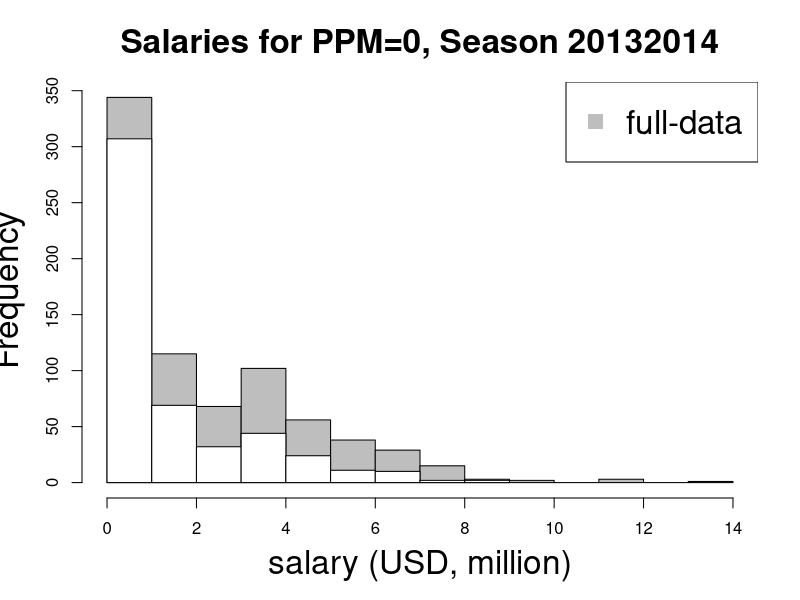
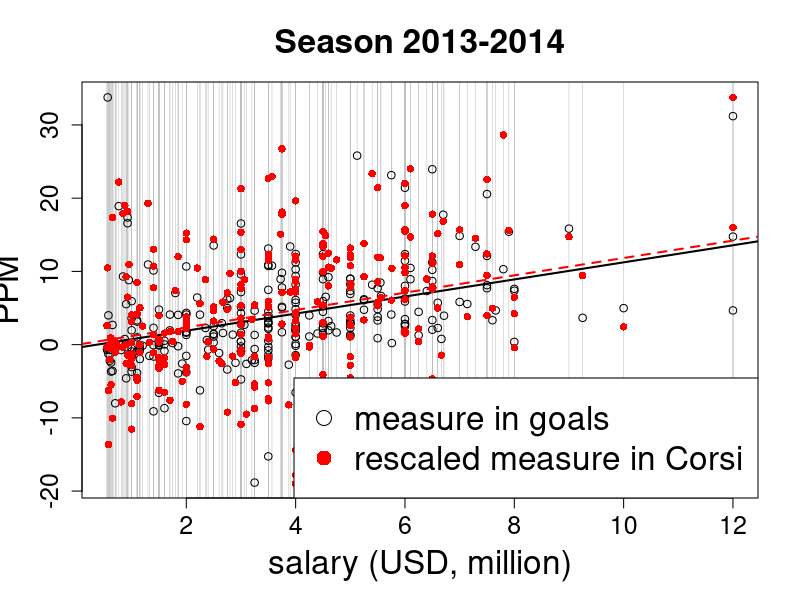
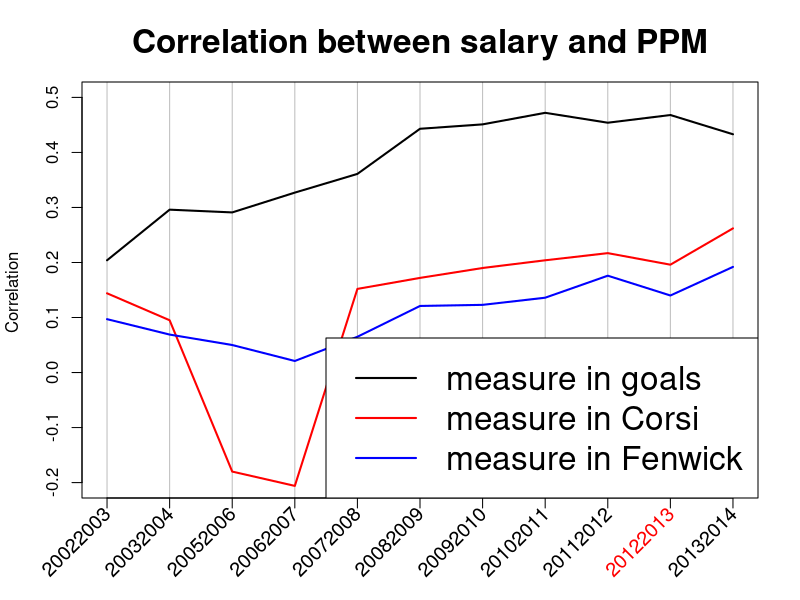

Source code (R) for these figures, in order:
# Copyright (C) 2015, Matt Taddy and Robert B Gramacy and Sen Tian
# comparison between salary and performance
setwd("/Users/Sen/Documents/hockey_new")

# read performances
perf_goals <- read.csv("results/performance-goals.csv")
rownames(perf_goals) <- paste(perf_goals$player,perf_goals$season,sep="_")
perf_corsi <- read.csv("results/performance-corsi.csv")
rownames(perf_corsi) <- paste(perf_corsi$player,perf_corsi$season,sep="_")
perf_fenwick <- read.csv("results/performance-fenwick.csv")
rownames(perf_fenwick) <- paste(perf_fenwick$player,perf_fenwick$season,sep="_")

# common players
common <- intersect(intersect(rownames(perf_goals),rownames(perf_corsi)),rownames(perf_fenwick))
# build a new data frame
perf <- data.frame(player=perf_goals[common,]$player,season=perf_goals[common,]$season,ppm.goals=perf_goals[common,]$ppm.avg, ppm.corsi=perf_corsi[common,]$ppm.avg, ppm.fenwick=perf_fenwick[common,]$ppm.avg, row.names=common)

# seasons
seasons <- levels(factor(perf_goals$season))
## read salary
salary <- read.table("data/nhlsalaries.txt", 
                     sep="|", header=TRUE,quote="",as.is=TRUE,row.names=1)
rownames(salary)[rownames(salary)=="ANDREI_KASTSITSYN"] <- "ANDREI_KOSTITSYN"
rownames(salary)[rownames(salary)=="P. J._AXELSSON"] <- "P.J._AXELSSON"
colnames(salary) <- c(seasons,"total")

milperyear <- unlist(salary[,seasons])
names(milperyear) <- paste(rownames(salary), 
                           rep(seasons,each=nrow(salary)),
                           sep="_")
milperyear <- milperyear[match(rownames(perf),names(milperyear))]
names(milperyear) <- rownames(perf)

## who doesn't have salary? 
nosal <- which(is.na(milperyear)| milperyear==0)
(length(nosal))
head(perf[nosal,])
## remove them from calculations
perf <- perf[-nosal,]
milperyear <- milperyear[-nosal]
## add salary to the data frame 
perf <- cbind(perf,salary=milperyear)

perf_s <- perf[perf$season=="20132014",]
ind <- which(perf_s$ppm.corsi==0|perf_s$ppm.goals==0)
# histogram of salary in season 20132014
pdf(file="write-up/figures/salaryhist.pdf", height=6*2, width=9*2)
hist(perf_s$salary,xlab="salary (USD, million)",main="Salaries for PPM=0, Season 20132014",
     xlim=c(0,max(perf_s$salary)),col="grey",cex.main=2,cex.lab=2)
hist(perf_s$salary[ind],add=TRUE,col="white")
legend("topright", legend="full-data", col="grey", pch=15, cex=2)
dev.off()
# remove 0 ppm
row_sub = apply(perf[,c("ppm.goals","ppm.corsi","ppm.fenwick")], 1, function(row) all(row!=0))
perf <- perf[row_sub,]

# scatterplot ppm vs salary, season 20132014
perf_s <- perf[perf$season=="20132014" & perf$salary>0,]
print(nrow(perf_s))
reg_goals <- lm(ppm.goals~salary,data=perf_s) # regression line
perf_s$ppm.corsi.rs <- perf_s$ppm.corsi*max(abs(perf_s$ppm.goals))/max(abs(perf_s$ppm.corsi)) # resacle ppm.corsi
reg_corsi <- lm(ppm.corsi.rs~salary,data=perf_s) # regression line

pdf(file="write-up/figures/ppmsal-scat.pdf", height=6*2, width=9*2)
par( mfrow = c( 1, 1 ),cex.axis=1.5,cex.lab=1.5,cex.main=2 )
plot(perf_s$salary,perf_s$ppm.goals,pch=1,xlab="salary (USD, million)",ylab="PPM",main="Season 2013-2014",
     panel.first=abline(v=perf_s$salary,lty=1,col="grey",lwd=0.5),cex.main=2,cex.lab=2)
abline(reg_goals,lwd=2)
points(perf_s$salary,perf_s$ppm.corsi.rs,pch=16,col="red")
abline(reg_corsi,col="red",lty=2,lwd=2)
legend("bottomright", legend=c("measure in goals","rescaled measure in Corsi"), col=c("black","red"), cex=2, pch=c(1,16))
dev.off()

# check the overpay and underpay players
perf_s[perf_s$salary>=8,c("ppm.goals","ppm.corsi.rs","salary")]

# read salary performance correlations
salcorr_goals <- read.csv("results/salarycorr-goals.csv", row.names=1)
salcorr_corsi <- read.csv("results/salarycorr-corsi.csv", row.names=1)
salcorr_fenwick <- read.csv("results/salarycorr-fenwick.csv", row.names=1)

# plot correlation btn ppm and salary over seasons
pdf(file="write-up/figures/ppmsal-corr-season.pdf", height=6*2, width=9*2)
plot(1:11,salcorr_goals[3:13,"ppm.avg"],"l",lwd=2,ylab="Correlation ",ylim=c(-0.2,0.5), xaxt="n", xlab="",
     main="Correlation between salary and PPM",panel.first=abline(v=1:11,lty=1,col="grey"),cex.main=2)
lines(1:11,salcorr_corsi[3:13,"ppm.avg"],lwd=2,col="red")
lines(1:11,salcorr_fenwick[3:13,"ppm.avg"],lwd=2,col="blue")
axis(1, at=1:11, labels=FALSE)
text(x=1:11, y=par()$usr[3]-0.03*(par()$usr[4]-par()$usr[3]),
     labels=seasons,srt=45, adj=1, xpd=TRUE, cex=1.2, col=c("black","red")[(seasons=="20122013") + 1])
legend("bottomright", legend=c("measure in goals", "measure in Corsi", "measure in Fenwick"), col=c("black","red","blue"), lwd=2, lty=rep(1,3),cex=2)
dev.off()
